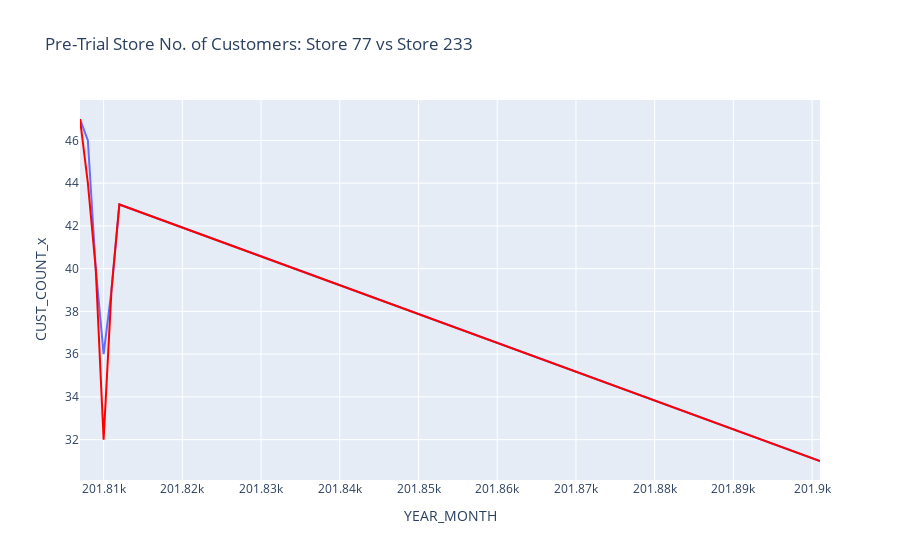

Notebook source saved alongside this figure:
### Code cell
fig = px.line(x1, x = 'YEAR_MONTH', y = 'CUST_COUNT_x', title = 'Pre-Trial Store No. of Customers: Store 77 vs Store 233')
fig2 = px.line(x1, x = 'YEAR_MONTH', y = 'CUST_COUNT_y')
fig2.update_traces(line_color = 'red')
fig.add_trace(fig2.data[0])
fig.show()

### Figure 1 — Plotly figure (JSON) as saved in the notebook; plotly's stock layout.template omitted (floating-point values rounded to 4 significant figures)
{"data": [{"hovertemplate": "YEAR_MONTH=%{x}<br>CUST_COUNT_x=%{y}<extra></extra>", "legendgroup": "", "line": {"color": "#636efa", "dash": "solid"}, "marker": {"symbol": "circle"}, "mode": "lines", "name": "", "orientation": "v", "showlegend": false, "type": "scatter", "x": [201807, 201808, 201809, 201810, 201811, 201812, 201901], "xaxis": "x", "y": [47, 46, 40, 36, 39, 43, 31], "yaxis": "y"}, {"hovertemplate": "YEAR_MONTH=%{x}<br>CUST_COUNT_y=%{y}<extra></extra>", "legendgroup": "", "line": {"color": "red", "dash": "solid"}, "marker": {"symbol": "circle"}, "mode": "lines", "name": "", "orientation": "v", "showlegend": false, "type": "scatter", "x": [201807, 201808, 201809, 201810, 201811, 201812, 201901], "xaxis": "x", "y": [47, 44, 40, 32, 39, 43, 31], "yaxis": "y"}], "layout": {"autosize": true, "legend": {"tracegroupgap": 0}, "title": {"text": "Pre-Trial Store No. of Customers: Store 77 vs Store 233"}, "xaxis": {"anchor": "y", "autorange": true, "domain": [0, 1], "range": [201807, 201901], "title": {"text": "YEAR_MONTH"}, "type": "linear"}, "yaxis": {"anchor": "x", "autorange": true, "domain": [0, 1], "range": [30.11, 47.89], "title": {"text": "CUST_COUNT_x"}, "type": "linear"}}}
